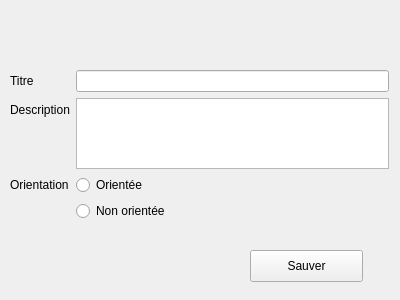
<?xml version="1.0" encoding="UTF-8"?>
<ui version="4.0">
 <class>FormRelation</class>
 <widget class="QWidget" name="FormRelation">
  <property name="geometry">
   <rect>
    <x>0</x>
    <y>0</y>
    <width>400</width>
    <height>300</height>
   </rect>
  </property>
  <property name="windowTitle">
   <string>Dialog</string>
  </property>
  <widget class="QWidget" name="formLayoutWidget_2">
   <property name="geometry">
    <rect>
     <x>10</x>
     <y>70</y>
     <width>379</width>
     <height>151</height>
    </rect>
   </property>
   <layout class="QFormLayout" name="formLayout_2">
    <item row="0" column="0">
     <widget class="QLabel" name="titleLabel">
      <property name="text">
       <string>Titre</string>
      </property>
     </widget>
    </item>
    <item row="0" column="1">
     <widget class="QLineEdit" name="titleEdit"/>
    </item>
    <item row="1" column="0">
     <widget class="QLabel" name="descriptionLabel">
      <property name="text">
       <string>Description</string>
      </property>
     </widget>
    </item>
    <item row="2" column="0">
     <widget class="QLabel" name="descriptionLabel_2">
      <property name="text">
       <string>Orientation</string>
      </property>
     </widget>
    </item>
    <item row="3" column="1">
     <widget class="QRadioButton" name="nonOriented">
      <property name="text">
       <string>Non orientée</string>
      </property>
     </widget>
    </item>
    <item row="2" column="1">
     <widget class="QRadioButton" name="oriented">
      <property name="text">
       <string>Orientée</string>
      </property>
     </widget>
    </item>
    <item row="1" column="1">
     <widget class="QTextEdit" name="descriptionEdit"/>
    </item>
   </layout>
  </widget>
  <widget class="QLabel" name="label">
   <property name="geometry">
    <rect>
     <x>130</x>
     <y>20</y>
     <width>131</width>
     <height>21</height>
    </rect>
   </property>
   <property name="text">
    <string/>
   </property>
  </widget>
  <widget class="QPushButton" name="saveR">
   <property name="geometry">
    <rect>
     <x>250</x>
     <y>250</y>
     <width>113</width>
     <height>32</height>
    </rect>
   </property>
   <property name="text">
    <string>Sauver</string>
   </property>
  </widget>
 </widget>
 <resources/>
 <connections/>
</ui>
